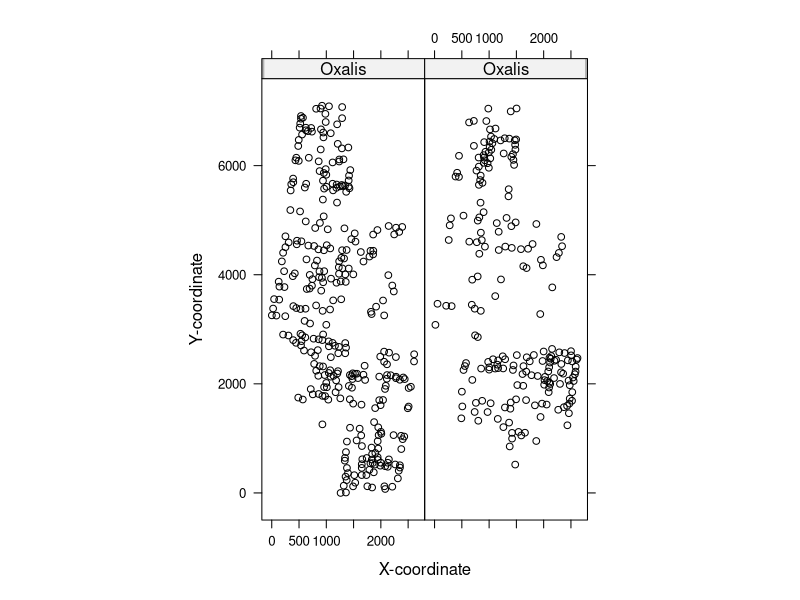
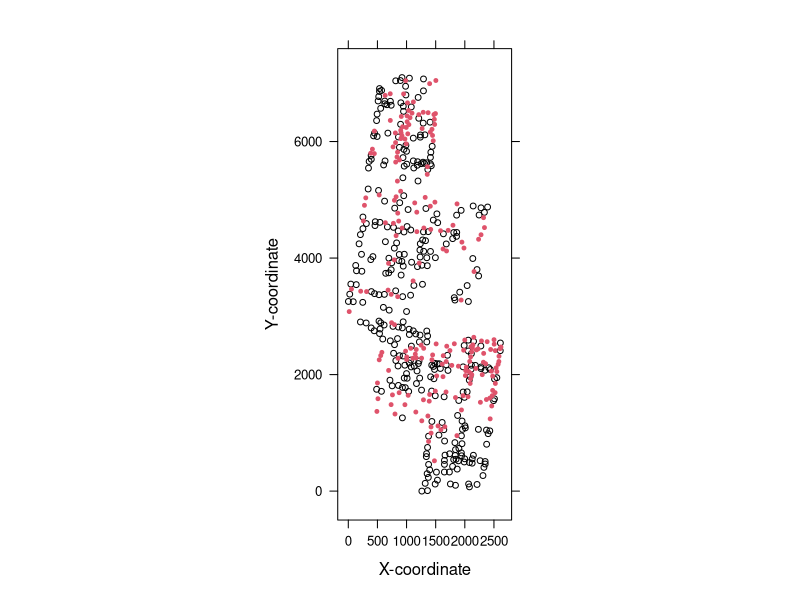
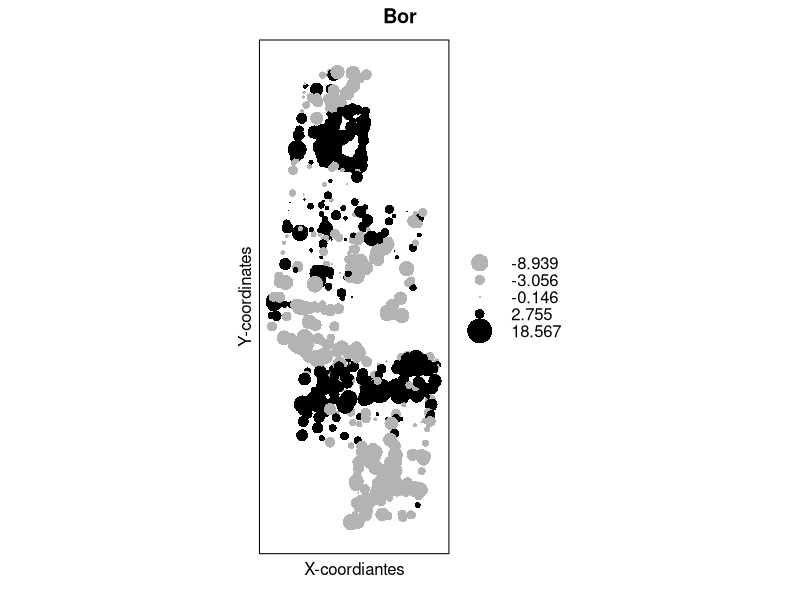

Recreate these plots in R, in order.
# setwd("//media//kswada//MyFiles//R//boreality")
setwd("//media//kswada//MyFiles//R//Generalized_linear_model_and_heterogeneity//boreality")

packages <- c("dplyr", "lattice")
purrr::walk(packages, library, character.only = TRUE, warn.conflicts = FALSE)



# ------------------------------------------------------------------------------
# data:  boreality
# ------------------------------------------------------------------------------

Boreality <- read.table(file = "Boreality.txt", header = TRUE)


str(Boreality)


dim(Boreality)


car::some(Boreality)



# ----------
# Boreality was transformed using the following transformation (See Cressie (p.395, 1993))
# nBor:  the number of species that belong to breal coenosis species
# nTot:  number of all species at the site
Boreality$Bor <- sqrt(1000 * (Boreality$nBor + 1) / (Boreality$nTot))




# ------------------------------------------------------------------------------
# Data Exploration:  Visualize spatial location
# ------------------------------------------------------------------------------

xyplot(y ~ x | Oxalis, aspect = "iso", col = 1, 
       data = Boreality, xlab = "X-coordinate",  ylab = "Y-coordinate")



xyplot(y ~ x, 
       aspect = "iso", 
       groups = Boreality$Oxalis,
       data = Boreality, xlab = "X-coordinate",  ylab = "Y-coordinate", col = 1:2, pch = c(1,20), cex = 0.7)



# ------------------------------------------------------------------------------
# Data Exploration:  Visualize spatial location with bubble plot way
# ------------------------------------------------------------------------------

# library(gstat)
library(sp)


# substract mean from Bor, since bubble function plots negative values as first color and positive values as second color
mydata <- data.frame(mBor = Boreality$Bor - mean(Boreality$Bor), Boreality$x, Boreality$y)

coordinates(mydata) <- c("Boreality.x", "Boreality.y")


bubble(mydata, "mBor", col = c(gray(0.7), "black"), main = "Bor", xlab = "X-coordiantes", ylab = "Y-coordinates")
